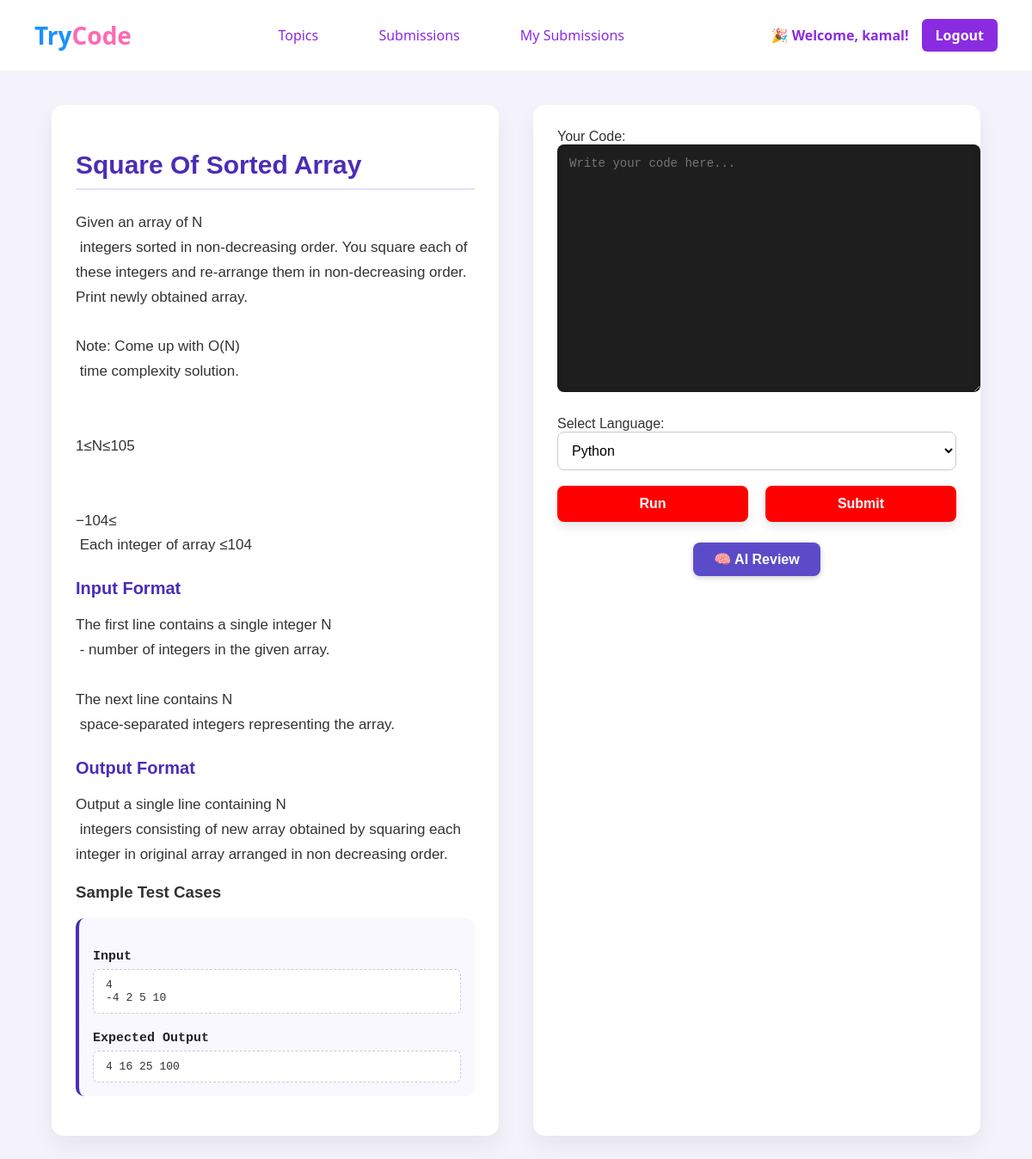
Page /problems/1/ (signed in) on the committed database.
### authentication/models.py (models this page shows, shortened)
class Problem(models.Model):
    topic = models.ForeignKey(Topic, on_delete=models.CASCADE, related_name='problems')
    title = models.CharField(max_length=200)
    description = models.TextField()
    input_format = models.TextField()
    output_format = models.TextField()

class TestCase(models.Model):
    problem = models.ForeignKey(Problem, on_delete=models.CASCADE, related_name='testcases')
    input_data = models.TextField()
    expected_output = models.TextField()

### authentication/views.py (the view, shortened to what this page needs)
# urls.py: path('problems/<int:problem_id>/', views.problem_detail_view, name='problem_detail'),
@login_required
def problem_detail_view(request, problem_id):
    problem = get_object_or_404(Problem, id=problem_id)
    testcases = problem.testcases.all()
    verdict = None
    testcase_results = []
    summary_verdicts = []
    action = None
    return render(request, 'problem_page.html', {
        'problem': problem,
        'testcases': testcases,
        'action': 'view'
    })

### authentication/templates/problem_page.html (shortened to what this page needs)
{% extends "home.html" %}
{% block content %}
<div class="problem-page">
  <div class="left-panel">
    <h2>{{ problem.title }}</h2>
    <p class="problem-description">{{ problem.description }}</p>
    <div class="format-section">
      <h4>Input Format</h4>
      <p>{{ problem.input_format }}</p>
    </div>
    <div class="format-section">
      <h4>Output Format</h4>
      <p>{{ problem.output_format }}</p>
    </div>
    <div class="testcase-block">
      <h3>Sample Test Cases</h3>
      {% for tc in testcases|slice:":2" %}
        <div class="testcase">
          <div class="testcase-section">
            <h4>Input</h4>
            <div class="testcase-content">{{ tc.input_data }}</div>
          </div>
          <div class="testcase-section">
            <h4>Expected Output</h4>
            <div class="testcase-content">{{ tc.expected_output }}</div>
          </div>
        </div>
      {% empty %}
        <p><em>No test cases available for this problem yet.</em></p>
      {% endfor %}
    </div>
  </div>
  <div class="right-panel">
    <form method="POST" action="{% url 'problem_detail' problem.id %}">
      <label for="code">Your Code:</label>
      <textarea name="code" id="code" required placeholder="Write your code here...">{{ code }}</textarea>
      <label for="language">Select Language:</label>
      <select name="language" required>
        <option value="python" {% if language == "python" %}selected{% endif %}>Python</option>
      </select>
      <div class="button-bar">
        <button type="submit" name="action" value="run">Run</button>
        <button type="submit" name="action" value="submit">Submit</button>
      </div>
    </form>
    <form method="post" action="{% url 'ai_review' %}" style="text-align:center; margin-top: 24px;">
      <button type="submit" style="
        background-color: #5c4bc9;
        color: white;
        padding: 10px 24px;
        font-weight: bold;
        font-size: 16px;
        border: none;
        border-radius: 8px;
        cursor: pointer;
        box-shadow: 0 2px 6px rgba(0,0,0,0.2);
      ">🧠 AI Review</button>
    </form>
  </div>
</div>
{% endblock %}

### authentication/templates/home.html (shortened to what this page needs)
<!DOCTYPE html>
<html lang="en">
<head>
</head>
<body>
  <header class="main-header">
    <a href="#" class="logo">Try<span class="code-highlight">Code</span></a>
    <nav class="nav-links">
      <a href="{% url 'topics' %}" id="nav_bar">Topics</a>
      <a href="{% url 'submission_list' %}" id = "nav_bar">Submissions</a>
      <a href="{% url 'my_submission_list' %}" id="nav_bar">My Submissions</a>
    </nav>
    <div class="user-greeting">
      <span>🎉 Welcome, {{ request.user.username }}!</span>
      <a href="{% url 'logout' %}" class="logout-btn">Logout</a>
    </div>
  </header>
 <div>
  {% block content %}{% endblock %}
 </div>
</body>
</html>

### authentication/templates/home.html (style rules this page uses)
html { scroll-behavior: smooth; }
body { margin: 0; font-family: 'Segoe UI', Tahoma, sans-serif; background-color: #f3f0ff; color: #333; }
.logo { font-size: 28px; font-weight: bold; font-family: 'Segoe UI', Tahoma, sans-serif; text-decoration: none; color: #1e90ff; }
.logo .code-highlight { color: #ff69b4; }
.main-header { display: flex; justify-content: space-between; align-items: center; background-color: white; padding: 20px 40px; box-shadow: 0 2px 6px rgba(0, 0, 0, 0.1); }
.nav-links a { margin: 0 15px; text-decoration: none; color: blueviolet; font-weight: 500; transition: color 0.3s ease; }
.user-greeting { display: flex; align-items: center; gap: 15px; font-weight: 600; color: blueviolet; }
.logout-btn { padding: 8px 16px; background-color: blueviolet; color: white; text-decoration: none; border-radius: 6px; font-weight: bold; transition: background-color 0.3s ease; }
.nav-links #nav_bar { display: inline-block; padding: 10px 18px; font-size: 16px; color: blueviolet; text-decoration: none; border-radius: 8px; transition: all 0.3s ease; position: relative; }
.nav-links #nav_bar::after { content: ""; position: absolute; left: 0; bottom: 0; height: 3px; width: 100%; background-color: blueviolet; transform: scaleX(0); transition: transform 0.3s ease; }

### rows in the picture
Problem: title "Square Of Sorted Array", description "Given an array of N integers sorted in non-decreasing order. You square each of these integers and re-arrange them in non-decreasing order. Print newly obtained array. Note: Come up with O(N) time complexity solution. 1≤N≤105 −104≤ Each integer of array ≤104", input_format "The first line contains a single integer N - number of integers in the given array. The next line contains N space-separated integers representing the array.", output_format "Output a single line containing N integers consisting of new array obtained by squaring each integer in original array arranged in non decreasing order."
TestCase: input_data "4 -4 2 5 10", expected_output "4 16 25 100"

### other values in the picture
{{ request.user.username }} "kamal"
